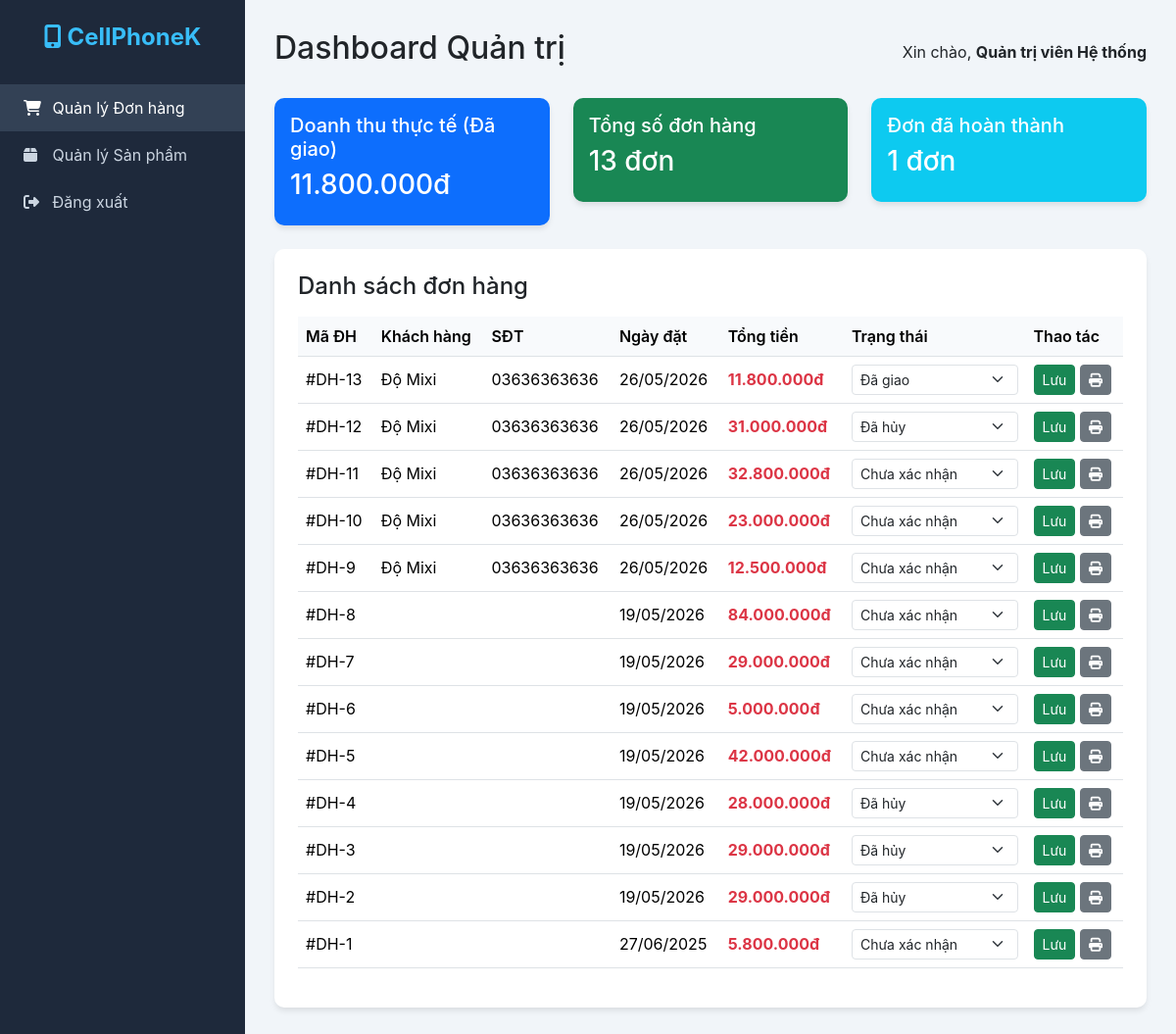
/admin.php (signed in), run on the app's committed database.
### tables this page shows
CREATE TABLE `hoadon` (
  `MaHoaDon` int(11) NOT NULL,
  `TenDangNhap` varchar(50) DEFAULT NULL,
  `NgayLap` date DEFAULT NULL,
  `TongTien` decimal(18,2) DEFAULT NULL,
  `TrangThai` varchar(50) DEFAULT NULL,
  `HoTenNhan` varchar(255) DEFAULT NULL,
  `SoDienThoaiNhan` varchar(20) DEFAULT NULL,
  `DiaChiNhan` varchar(255) DEFAULT NULL,
  `GhiChu` text DEFAULT NULL,
  `PhuongThucThanhToan` varchar(50) DEFAULT NULL
);

### admin.php (the view, shortened to what this page needs)
<?php
require 'connect.php';
?>
<?php
$orders = [];
$totalRevenue = 0;
$totalOrders = 0;
$deliveredOrders = 0;
$res = $conn->query("SELECT * FROM hoadon ORDER BY MaHoaDon DESC");
if ($res) {
    while($r = $res->fetch_assoc()) {
        $orders[] = $r;
        $totalOrders++;
        if ($r['TrangThai'] === 'Đã giao') {
            $totalRevenue += $r['TongTien'];
            $deliveredOrders++;
        }
    }
}
?>
<!DOCTYPE html>
<html lang="vi">
<head>
    <link rel="stylesheet" href="https://cdnjs.cloudflare.com/ajax/libs/bootstrap/5.3.2/css/bootstrap.min.css">
    <link rel="stylesheet" href="https://cdnjs.cloudflare.com/ajax/libs/font-awesome/6.5.2/css/all.min.css">
</head>
<body>
<div class="sidebar">
    <div class="sidebar-brand">
        <i class="fa-solid fa-mobile-screen-button"></i> CellPhoneK
    </div>
    <a href="#orders" class="nav-link active" data-bs-toggle="tab"><i class="fa-solid fa-cart-shopping"></i> Quản lý Đơn hàng</a>
    <a href="#products" class="nav-link" data-bs-toggle="tab"><i class="fa-solid fa-box"></i> Quản lý Sản phẩm</a>
    <a href="?action=logout" class="nav-link" style="margin-top:auto;"><i class="fa-solid fa-right-from-bracket"></i> Đăng xuất</a>
</div>
<div class="main-content">
    <div class="d-flex justify-content-between align-items-center mb-4">
        <h2>Dashboard Quản trị</h2>
        <div>Xin chào, <strong><?= htmlspecialchars($_SESSION['admin_name']) ?></strong></div>
    </div>
    <div class="tab-content">
        <div class="tab-pane fade show active" id="orders">
            <div class="row mb-4">
                <div class="col-md-4">
                    <div class="card p-3 bg-primary text-white">
                        <h5>Doanh thu thực tế (Đã giao)</h5>
                        <h3><?= number_format($totalRevenue, 0, ',', '.') ?>đ</h3>
                    </div>
                </div>
                <div class="col-md-4">
                    <div class="card p-3 bg-success text-white">
                        <h5>Tổng số đơn hàng</h5>
                        <h3><?= $totalOrders ?> đơn</h3>
                    </div>
                </div>
                <div class="col-md-4">
                    <div class="card p-3 bg-info text-white">
                        <h5>Đơn đã hoàn thành</h5>
                        <h3><?= $deliveredOrders ?> đơn</h3>
                    </div>
                </div>
            </div>
            <div class="card p-4">
                <h4 class="mb-3">Danh sách đơn hàng</h4>
                <div class="table-responsive">
                    <table class="table table-hover align-middle">
                        <thead>
                            <tr>
                                <th>Mã ĐH</th>
                                <th>Khách hàng</th>
                                <th>SĐT</th>
                                <th>Ngày đặt</th>
                                <th>Tổng tiền</th>
                                <th>Trạng thái</th>
                                <th>Thao tác</th>
                            </tr>
                        </thead>
                        <tbody>
                            <?php foreach($orders as $o): ?>
                            <tr>
                                <td>#DH-<?= $o['MaHoaDon'] ?></td>
                                <td><?= htmlspecialchars($o['HoTenNhan']) ?></td>
                                <td><?= htmlspecialchars($o['SoDienThoaiNhan']) ?></td>
                                <td><?= date('d/m/Y', strtotime($o['NgayLap'])) ?></td>
                                <td class="text-danger fw-bold"><?= number_format($o['TongTien'], 0, ',', '.') ?>đ</td>
                                <td>
                                    <select class="form-select form-select-sm status-select" data-id="<?= $o['MaHoaDon'] ?>">
                                        <option value="Chưa xác nhận" <?= $o['TrangThai']=='Chưa xác nhận'?'selected':'' ?>>Chưa xác nhận</option>
                                        <option value="Đã giao" <?= $o['TrangThai']=='Đã giao'?'selected':'' ?>>Đã giao</option>
                                        <option value="Đã hủy" <?= $o['TrangThai']=='Đã hủy'?'selected':'' ?>>Đã hủy</option>
                                    </select>
                                </td>
                                <td>
                                    <button class="btn btn-sm btn-success btn-update-status" data-id="<?= $o['MaHoaDon'] ?>">Lưu</button>
                                    <a href="pages/print_bill.php?id=<?= $o['MaHoaDon'] ?>" target="_blank" class="btn btn-sm btn-secondary"><i class="fa-solid fa-print"></i></a>
                                </td>
                            </tr>
                            <?php endforeach; ?>
                        </tbody>
                    </table>
                </div>
            </div>
        </div>
    </div>
</div>
</body>
</html>

### admin.php (style rules this page uses)
body { background: #f1f5f9; font-family: 'Inter', sans-serif; }
.sidebar { width: 250px; background: #1e293b; color: #fff; position: fixed; top: 0; bottom: 0; left: 0; padding: 20px 0; }
.sidebar-brand { font-size: 1.5rem; font-weight: bold; text-align: center; margin-bottom: 30px; color: #38bdf8; }
.nav-link { color: #cbd5e1; padding: 12px 24px; display: block; text-decoration: none; }
.nav-link:hover, .nav-link.active { background: #334155; color: #fff; }
.nav-link i { width: 25px; }
.main-content { margin-left: 250px; padding: 30px; }
.card { border: none; border-radius: 10px; box-shadow: 0 4px 6px -1px rgba(0,0,0,0.1); }
.table th { background: #f8fafc; font-weight: 600; }

### data on the page
hoadon: MaHoaDon "13", HoTenNhan "Độ Mixi", SoDienThoaiNhan "03636363636", NgayLap "26/05/2026", TongTien "11.800.000", TrangThai+MaHoaDon "Đã giao"
hoadon: MaHoaDon "12", HoTenNhan "Độ Mixi", SoDienThoaiNhan "03636363636", NgayLap "26/05/2026", TongTien "31.000.000", TrangThai+MaHoaDon "Đã hủy"
hoadon: MaHoaDon "11", HoTenNhan "Độ Mixi", SoDienThoaiNhan "03636363636", NgayLap "26/05/2026", TongTien "32.800.000", TrangThai+MaHoaDon "Chưa xác nhận"
hoadon: MaHoaDon "10", HoTenNhan "Độ Mixi", SoDienThoaiNhan "03636363636", NgayLap "26/05/2026", TongTien "23.000.000", TrangThai+MaHoaDon "Chưa xác nhận"
hoadon: MaHoaDon "9", HoTenNhan "Độ Mixi", SoDienThoaiNhan "03636363636", NgayLap "26/05/2026", TongTien "12.500.000", TrangThai+MaHoaDon "Chưa xác nhận"
hoadon: MaHoaDon "8", NgayLap "19/05/2026", TongTien "84.000.000", TrangThai+MaHoaDon "Chưa xác nhận"
hoadon: MaHoaDon "7", NgayLap "19/05/2026", TongTien "29.000.000", TrangThai+MaHoaDon "Chưa xác nhận"
hoadon: MaHoaDon "6", NgayLap "19/05/2026", TongTien "5.000.000", TrangThai+MaHoaDon "Chưa xác nhận"
hoadon: MaHoaDon "5", NgayLap "19/05/2026", TongTien "42.000.000", TrangThai+MaHoaDon "Chưa xác nhận"
hoadon: MaHoaDon "4", NgayLap "19/05/2026", TongTien "28.000.000", TrangThai+MaHoaDon "Đã hủy"
hoadon: MaHoaDon "3", NgayLap "19/05/2026", TongTien "29.000.000", TrangThai+MaHoaDon "Đã hủy"
hoadon: MaHoaDon "2", NgayLap "19/05/2026", TongTien "29.000.000", TrangThai+MaHoaDon "Đã hủy"
hoadon: MaHoaDon "1", NgayLap "27/06/2025", TongTien "5.800.000", TrangThai+MaHoaDon "Chưa xác nhận"

### other printed values
$_SESSION['admin_name'] "Quản trị viên Hệ thống"
$totalRevenue "11.800.000"
$totalOrders "13"
$deliveredOrders "1"
